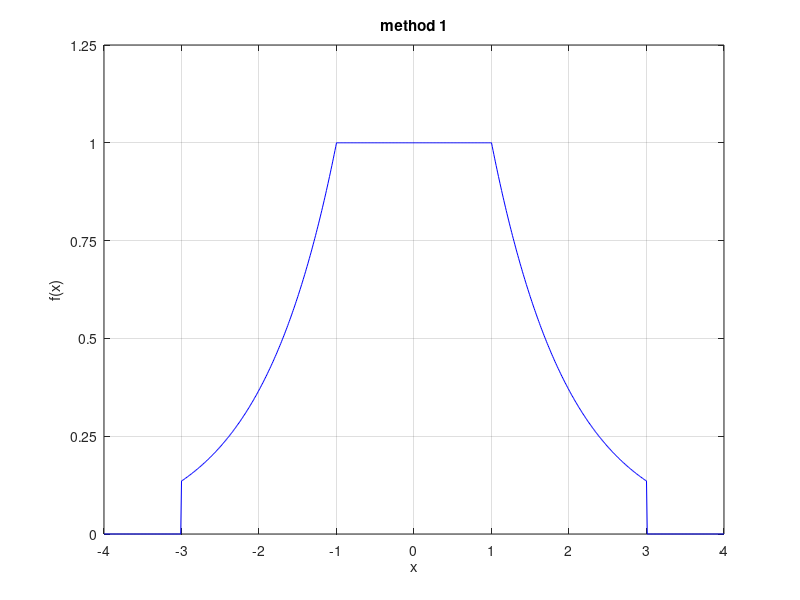
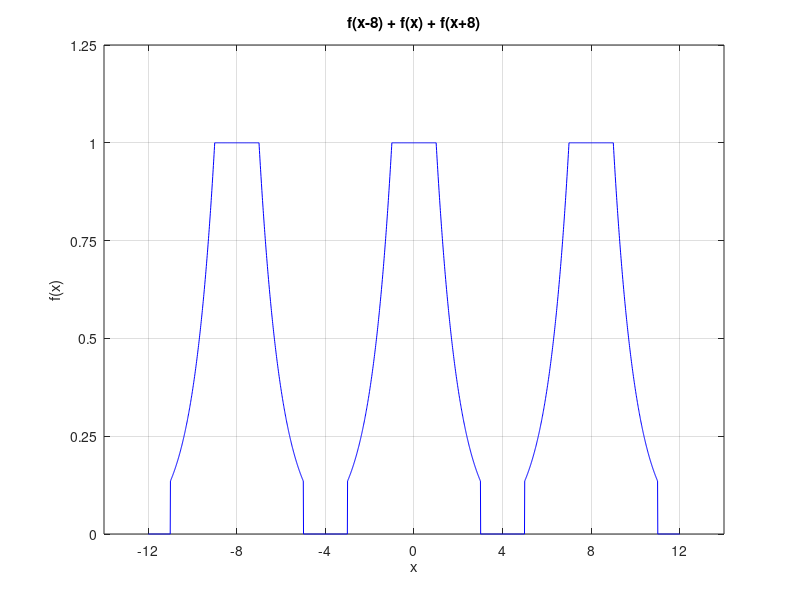

Reproduce these figures in MATLAB, in order. (Note: this script raises an error after producing the figures.)
%% Corentin Rejaud - Recitation Week 7 - 3/10/2014
%% Question 1
A = [6 7 7 8
1 7 1 7
8 4 3 3
9 6 1 9
7 2 1 1];
B = [9 4 2
2 2 6
6 8 3
5 3 6
1 5 7];
C = [9;4;8;3;6];
% Part A
Aindex = find(A>7);
Bindex = find(B>7);
Cindex = find(C>7);
[Ai, Aj] = find(A>7);
[Bi, Bj] = find(B>7);
[Ci, Cj] = find(C>7);
% Part B
A(find(A>=7)) = 70;
B(find(B>=7)) = 70;
C(find(C>=7)) = 70;
% Part C
A = [6 7 7 8
1 7 1 7
8 4 3 3
9 6 1 9
7 2 1 1];
B = [9 4 2
2 2 6
6 8 3
5 3 6
1 5 7];
C = [9;4;8;3;6];
[Arow, Acol] = find(A>2 & A< 5);
[Brow, Bcol] = find(B>2 & B< 5);
[Crow, Ccol] = find(C>2 & C< 5);
A(find(A>2 & A< 5));
B(find(B>2 & B< 5));
C(find(C>2 & C< 5));
aNumElem = length(find(A>2 & A< 5));
bNumElem = length(find(B>2 & B< 5));
cNumElem = length(find(C>2 & C< 5));
% Part D
aNumElem2 = length(find(A==3));
bNumElem2 = length(find(B==3));
cNumElem2 = length(find(C==3));
[Arow2, Acol2] = find(A==3);
[Brow2, Bcol2] = find(B==3);
[Crow2, Ccol2] = find(C==3);

%% Question 2
% Method 1
f = @(x) 1.*(abs(x) <= 1) + exp(-abs(x) + 1).*(1 < abs(x) & abs(x) <= 3)
x = linspace(-4,4,801);
figure(1);
plot(x, f(x), 'b-');
set(gca,'xtick', [-4:1:4]);
set(gca,'ytick', [0:0.25:1.25]);
xlim([-4,4]);
ylim([0,1.25]);
title('method 1');
xlabel('x');
ylabel('f(x)');
grid on;

% Part C
figure(2);
plot(x, f(x), 'b-', x-8, f(x), 'b-', x+8, f(x), 'b-');
xlim([-14,14]);
ylim([0,1.25]);
set(gca,'xtick', [-12:4:12]);
set(gca,'ytick', [0:0.25:1.25]);
grid on;
title('f(x-8) + f(x) + f(x+8)');
xlabel('x');
ylabel('f(x)');

% Method 2
x = linspace(-4,4,801);
y = f2(x);

figure(3);
plot(x,y, 'b-');
set(gca,'xtick', [-4:1:4]);
set(gca,'ytick', [0:0.25:1.25]);
xlim([-4,4]);
ylim([0,1.25]);
title('method 2');
xlabel('x');
ylabel('f(x)');
grid on;

% Method 3
x = linspace(-4,4,801);

for n=1:length(x)
    y3(n) = f(x(n));
end

figure(4);
plot(x,y,'b-');
set(gca,'xtick', [-4:1:4]);
set(gca,'ytick', [0:0.25:1.25]);
xlim([-4,4]);
ylim([0,1.25]);
title('method 3');
xlabel('x');
ylabel('f(x)');
grid on;

%% f2.m
%function y = f2(x)
%y = zeros(size(x));

%i1 = find(abs(x) <= 1);
%y(i1) = 1;

%i2 = find(1<abs(x)&abs(x)<=3);
%y(i2) = exp(-abs(x(i2)) + 1);
%end

%% f3.m
%function y = f3(x)

%if abs(x) <= 1
    %y = 1;
%elseif 1<abs(x)&abs(x)<=3
    %y = exp(-abs(x)+1);
%else
    %y = 0;
%end
%end